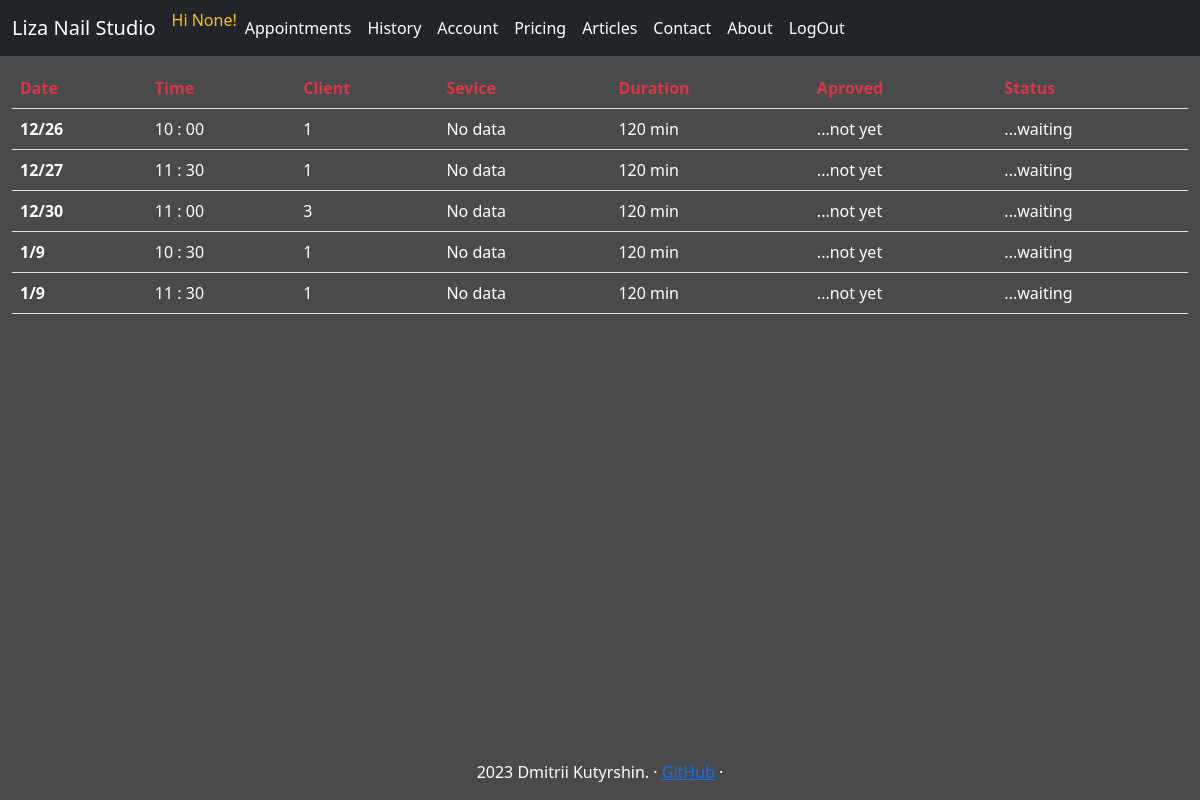
The app's page /all_appointments/ (signed in), older data.
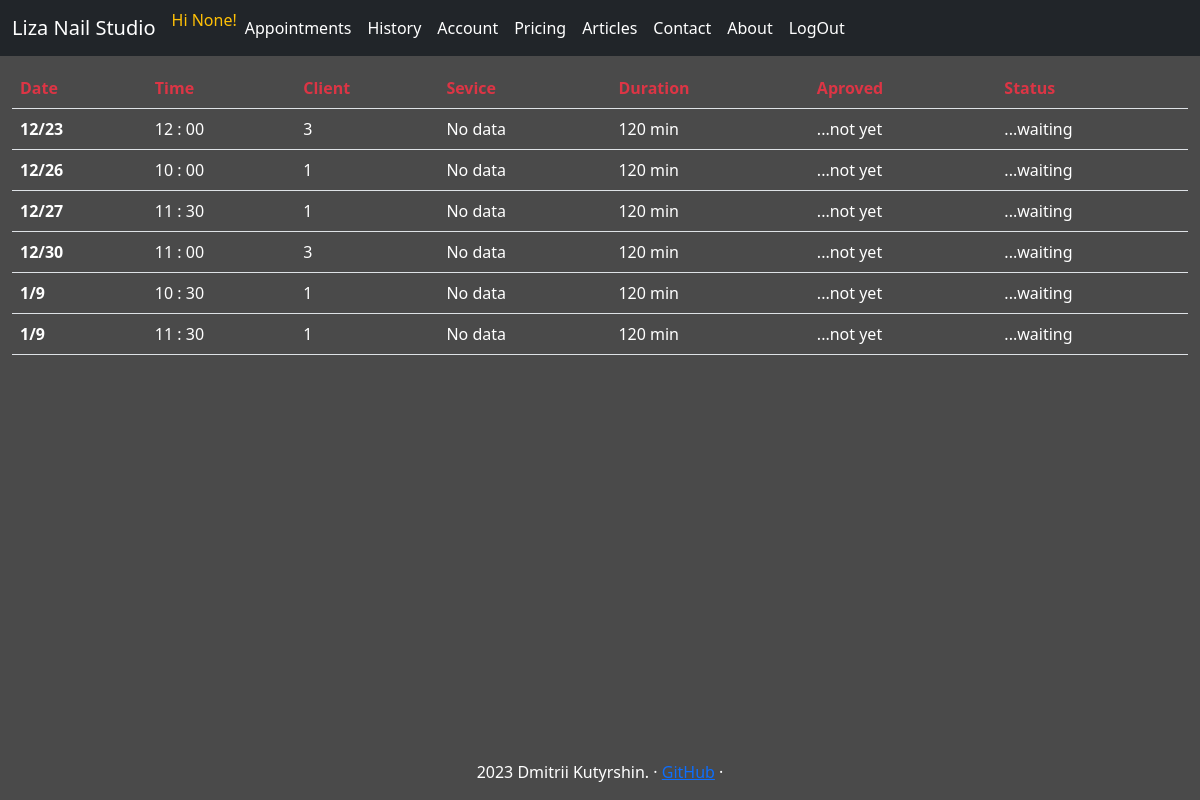
The same page, newer data.
### tables this page shows
CREATE TABLE calendar(slot_id INTEGER PRIMARY KEY, year INT, month INT, weekday INT, day INT, hour INT, minute INT, is_open INT);

### studio_app/webapp.py (the view, shortened to what this page needs)
@app.route("/all_appointments/", methods=["GET", "POST"])
@login_required
@admin_only
def all_appointments():
    today = datetime.datetime.now()
    try:
        con = sqlite3.connect("./db.db")
        cur = con.cursor()
        user_appoint_db = cur.execute("SELECT user_id, id, service_name, slot_id, is_seen, is_aproved, is_canceled, amount_time_min FROM appointments WHERE slot_id IN (SELECT slot_id FROM calendar WHERE year=? AND month=? AND day>=?) OR slot_id IN (SELECT slot_id FROM calendar WHERE year=? AND month>?) OR slot_id IN (SELECT slot_id FROM calendar WHERE year>?);", (today.year, today.month, today.day, today.year, today.month, today.year)).fetchall()
        user_appoint = []
        for appointment in user_appoint_db:
            if appointment[6] == 0:
                slot_db = list(cur.execute("SELECT year, month, day, hour, minute FROM calendar WHERE slot_id=?", (appointment[3],)).fetchone())
                appointment_as_list = []
                for el in appointment:
                    el = 'No data' if el == None else el
                    appointment_as_list.append(el)
                appointment_as_list = appointment_as_list + slot_db
                user_appoint.append(appointment_as_list)
        user_appoint_sorted = sorted(user_appoint, key = lambda x: (x[8], x[9], x[10], x[11], x[12]))
    except Exception as er:
        con.close()
        print("##/all_appointments/ --db connection")
        print(er)
        return  render_template("apology.html", error_message="Something went wrong")
    return render_template("all_appointments.html", user_appoint=user_appoint_sorted)

### studio_app/helpers.py (called while the page is built)
def admin_only(f):
    @wraps(f)
    def decorated_function(*args, **kwargs):
        if session.get("is_admin")==0:
            return redirect("/")
        return f(*args, **kwargs)
    return decorated_function

def login_required(f):
    @wraps(f)
    def decorated_function(*args, **kwargs):
        if session.get("user_id") is None:
            return redirect("/signin")
        return f(*args, **kwargs)
    return decorated_function

### studio_app/webapp.py (called while the page is built)
@app.context_processor
def inject_navbar_items():
    return dict(navbar_menu=navbar_items)

@app.context_processor
def inject_navbar_items_not_loged_in():
    return dict(navbar_menu_not_loged_in=navbar_items_not_loged_in)

@app.context_processor
def inject_navbar_items_admin():
    return dict(navbar_items_admin=navbar_items_admin)

### studio_app/templates/all_appointments.html (shortened to what this page needs)
{% extends "layout.html" %}
{% block content %}
<table class="table">
    <thead>
      <tr class="text-danger">
        <th scope="col">Date</th>
        <th scope="col">Time</th>
        <th scope="col">Client</th>
        <th scope="col">Sevice</th>
        <th scope="col">Duration</th>
        <th scope="col">Aproved</th>
        <th scope="col">Status</th>
      </tr>
    </thead>
    <tbody class="text-white">
        {% for appointment in user_appoint %}
        <tr class="my-table-hover">
            <th scope="row">{{appointment[9]}}/{{appointment[10]}}</th>
            <td>{{appointment[11]}} :
                {% if appointment[12] == 0 %}
                00
                {% else %}
                {{appointment[12]}}
                {% endif %}
            </td>
            <td>{{appointment[0]}}</td>
            <td>{{appointment[2]}}</td>
            <td>{{appointment[7]}} min</td>
            <td>
                {% if appointment[5] == 0 %}
                    ...not yet
                {% else %}
                    Aproved
                {% endif %}
            </td>
            <td>
                    {% if appointment[4] == 1 %}
                        Done
                    {% elif appointment[6] == 1 %}
                        Canceled
                    {% else %}
                        ...waiting
                    {% endif %}
            </td>
          </tr>
        {% endfor %}
    </tbody>
  </table>
{% endblock %}

### studio_app/templates/layout.html (shortened to what this page needs)
<!doctype html>
<html lang="en">
  <head>
<link href="{{ url_for('static', filename='/css/bootstrap.min.css') }}" rel="stylesheet">
<link href="{{ url_for('static', filename='/css/style.css') }}" rel="stylesheet">
<link href="{{ url_for('static', filename='/css/calendar.css') }}" rel="stylesheet">
  </head>
  <body>
        <header>
          <nav class="navbar navbar-expand-md navbar-dark fixed--top bg-dark">
            <div class="container-fluid">
            <a class="navbar-brand" href="/">Liza Nail Studio</a>
            <div class="collapse navbar-collapse" id="navbarCollapse">
                <ul class="navbar-nav me-auto mb-2 mb-md-0">
                  {% include 'header_navbar.html' %}
                </ul>
            </div>
            </div>
        </nav>
        </header>
        <main>
            {% block content %}
            {% endblock %}
        </main>
        <footer class="footer">
          <p> 2023 Dmitrii Kutyrshin. &middot; <a href="https://github.com/cootook">GitHub</a> &middot; </p>
        </footer>
  </body>
</html>

### studio_app/templates/header_navbar.html
{% if session.get("user_id") %}
    {% if session.get("name") %}
        <span class="font-weight-light text-warning">Hi {{session.get("name")}}!</span>
    {% else %}
        <span class="font-weight-light text-warning">Hi {{session.get("instagram")}}!</span>
    {% endif %}
        {% if session.get("is_admin")==1 %}
            {% for navbar_item in navbar_items_admin %}
            <li class="nav-item">
                <a class="nav-link active" aria-current="page" href="/{{ navbar_item.lower() }}/">{{ navbar_item }}</a>
            </li>
            {% endfor %}
        {% else %}
            {% for navbar_item in navbar_menu %}
            <li class="nav-item">
                <a class="nav-link active" aria-current="page" href="/{{ navbar_item.lower() }}/">{{ navbar_item }}</a>
            </li>
            {% endfor %}
        {% endif %}
{% else %}
    {% for navbar_item in navbar_menu_not_loged_in %}
        <li class="nav-item">
            <a class="nav-link active" aria-current="page" href="/{{ navbar_item.lower() }}/">{{ navbar_item }}</a>
        </li>
    {% endfor %}
{% endif %}

### studio_app/static/css/style.css (style rules this page uses)
body { padding-top: 3rem; padding-bottom: 3rem; color: #5a5a5a; }
.table { width: 98%; margin: 1%; }
.footer { position: absolute; bottom: 0; width: 100%; text-align: center; }

### studio_app/static/css/calendar.css (style rules this page uses)
*, *:before, *:after { -moz-box-sizing: border-box; -webkit-box-sizing: border-box; box-sizing: border-box; }
body { overflow: hidden; font-weight: 100; color: rgba(255, 255, 255, 1); margin: 0; padding: 0; background: #4A4A4A; -webkit-touch-callout: none; -webkit-user-select: none; -khtml-user-select: none; -moz-user-select: none; -ms-user-select: none; user-select: none; }

Row changes from the older to the newer data that the page shows:
now on this page (row edited): calendar: appointment "12", day "23", shows "00", appointment "3", appointment "No data", appointment "120", minute "...waiting"
